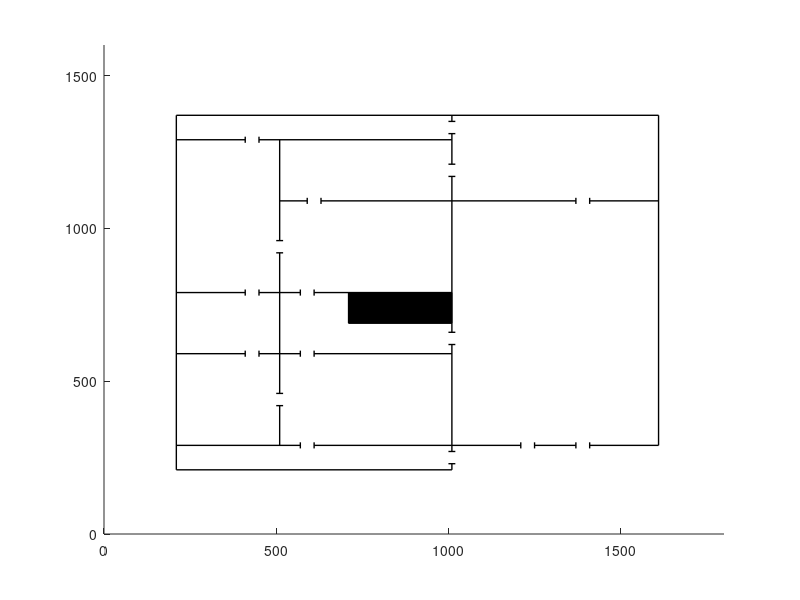

This chart was generated by the following MATLAB code:
function [ map ] = buildTestMap(  )
%UNTITLED Summary of this function goes here
%   Detailed explanation goes here

%Line extreme points stored as:
%[xa1 ya1 xa2 ya2;
% xb1 yb1 xb2 yb2]; and so on

boundary = [   0    0    0 1160;
               0 1160 1400 1160;
            1400 1160 1400   80;
            1400   80 1200   80;
            1160   80 1040   80;
            1000   80  800   80;
             800   80  800   60;
             800   20  800    0;
             800    0    0    0;];
         
walls =    [   0   80  360   80;
             400   80  800   80;
             800   80  800  410;
             800  380  400  380;
             360  380  240  380;
             200  380    0  380;
             300   80  300  210;
             300  250  300  710;
             800  450  800  960;
             800  480  500  480;
             500  480  500  580;
               0  580  200  580;
             240  580  360  580;
             400  580  800  580;
             300  750  300 1080;
             800 1000  800 1100;
             800 1140  800 1160;
               0 1080  200 1080;
             240 1080  800 1080;
             300  880  380  880;
             420  880 1160  880;
            1200  880 1400  880;];
         
doors =    [ 790   20  810   20;
             790   60  810   60;
             790  410  810  410;
             790  450  810  450;
             790  960  810  960;
             790 1000  810 1000;
             790 1100  810 1100;
             790 1140  810 1140;
             290  210  310  210;
             290  250  310  250;
             290  710  310  710;
             290  750  310  750;
             200  370  200  390;
             240  370  240  390;
             200  570  200  590;
             240  570  240  590;
             200 1070  200 1090;
             240 1070  240 1090;
             360   70  360   90;
             400   70  400   90;
             360  370  360  390;
             400  370  400  390;
             360  570  360  590;
             400  570  400  590;
             380  870  380  890;
             420  870  420  890;
            1160  870 1160  890;
            1200  870 1200  890;
            1160   70 1160   90;
            1200   70 1200   90;
            1040   70 1040   90;
            1000   70 1000   90;];
         
map = [boundary; walls; doors];
map = map + 210;

axis ([0 1800 0 1600]);
N = size(map,1);
n = 1;
while (n < N+1)
   x1 = map(n,1);
   x2 = map(n,3);
   x_line = [x1 x2];
   
   y1 = map(n,2);
   y2 = map(n,4);
   y_line = [y1 y2];
   
   L = line(x_line,y_line);
   set(L,'lineWidth',1,'Color','black');
   hold on;
   
   n = n+1;
end     
patch([500 800 800 500]+210,[480 480 580 580]+210,'k');hold on;
end

